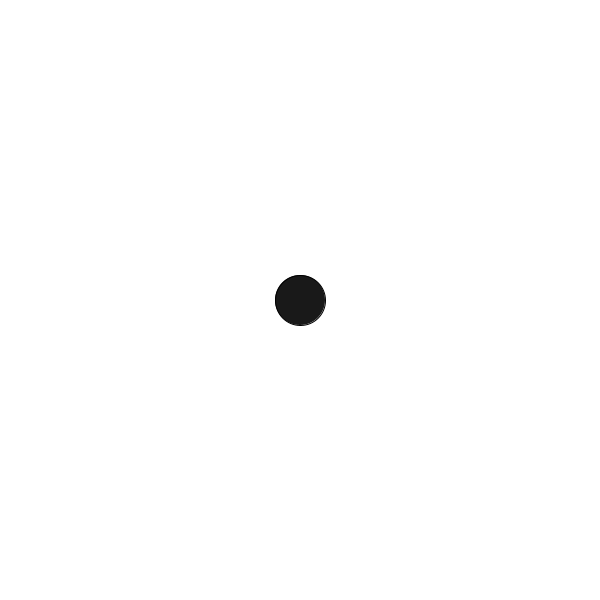
Frame 1 (no input)
Frame 60 (the mouse pressed at the canvas centre just before this capture): identical to frame 1, image omitted
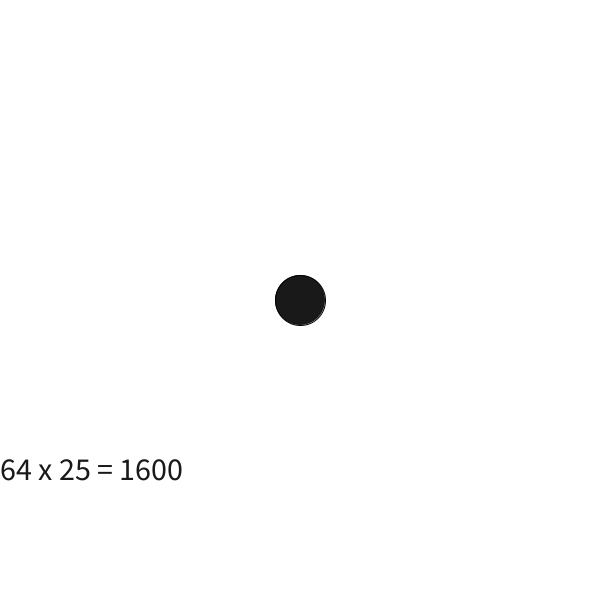
Frame 120 (the mouse held since frame 60 and released just before this capture)

The Processing sketch that drew these frames (run headless with seeded random() and noise(); from frame 60 on, the mouse is pressed at the canvas centre):

// Processing sketch: Week5_MidtermPractice
// ── Week5_MidtermPractice.pde
//create a button that generates the product of two random integers
//the multiplication sentence should be displayed somewhere on the screen 
//the sketch is started for you, but isn't quite right 


int x, y; 
int size; 
float dist; 
boolean buttonClicked; 

String stringResult = "";
int result; 
int num1, num2; 
//^changed to int

void setup(){
  size(600, 600); 
  x = width/2; 
  y = height/2; 
  size = 50; 
      textSize(32); 

}

void draw(){
    background(255); 
    
   
    
    if(buttonClicked){
      buttonClicked = false;
      //ALSO instead of int could have changed multiply function to floats
      //Also could move this to if statement 
    num1 = int(random(0,100)); 
    num2 = int(random(0,100)); 
  
    result = multiply(int(num1), int(num2)); 
    
    stringResult = num1 + " x " + num2 + " = " + result; 
    } 
    text(stringResult, 0, height*.8); 
    
   
    fill(25,25,25);
    ellipse(x, y, size, size);  
}
//could also turn this into a float
int multiply(int a, int b){
    int product; 
    product = a * b; 
    return product;
}

void mousePressed(){
  dist = dist(mouseX, mouseY, x, y); 
  if(dist <= size/2){
    buttonClicked = true; 
  }else{
    buttonClicked= false;
  }
}
